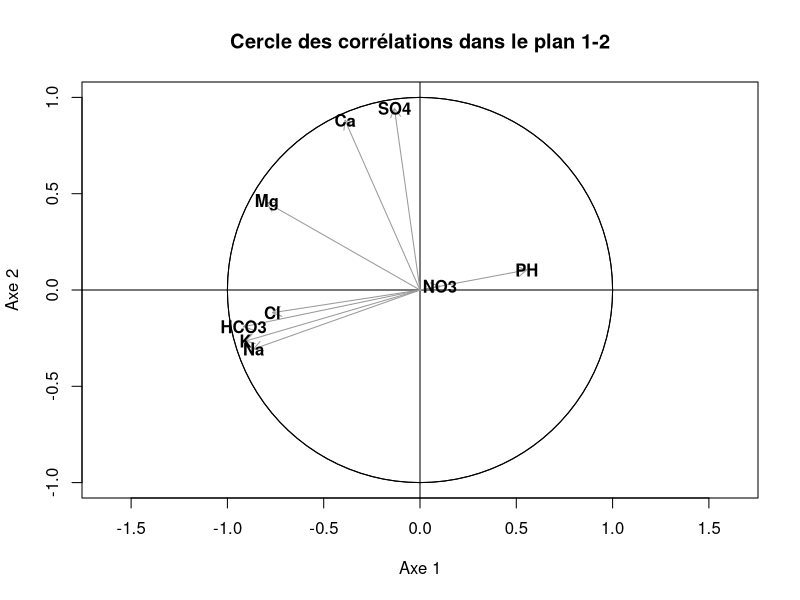
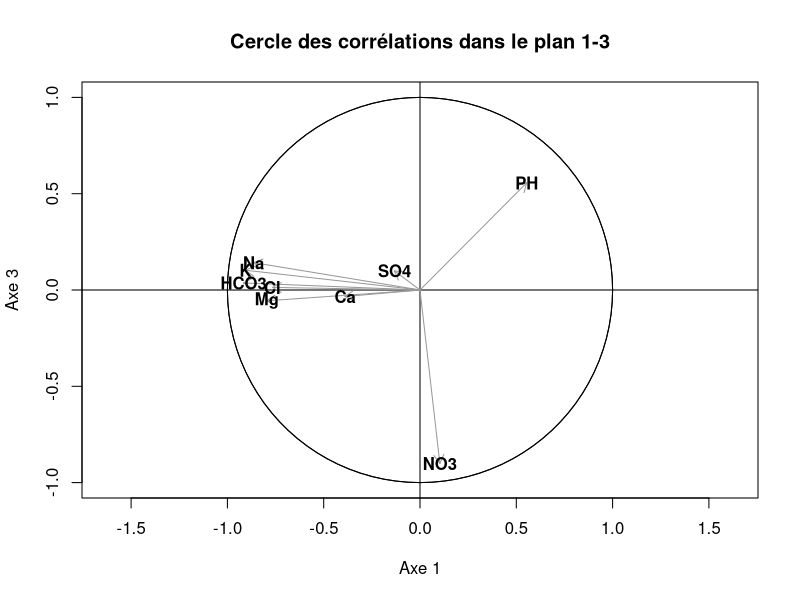
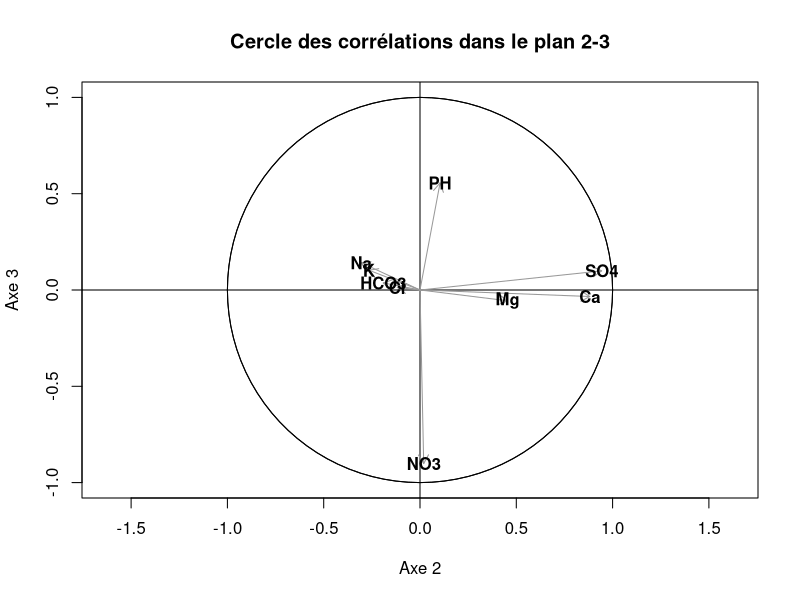
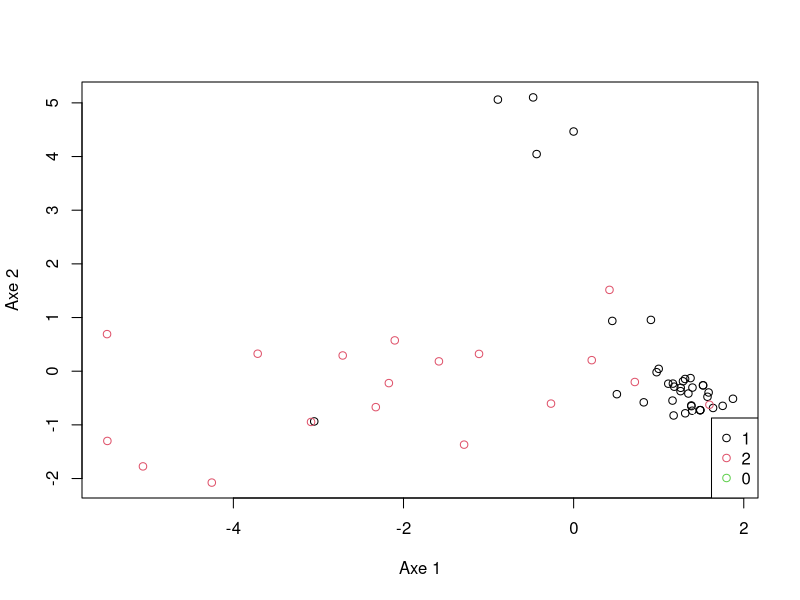

These figures' R source, in order:
library(plotrix)
library(ade4)

acpn = function(data_in, round_precision = 3){  
  result = list()
  
  result$source = data_in
  #Filtre
  result$raw_data = na.omit(data_in[sapply(data_in, is.numeric)])
  result$matrix = as.matrix(result$raw_data, rownames.force = NA)
  num_row = nrow(result$raw_data)
  num_col = ncol(result$raw_data)
  
  #Moyenne
  result$mean = apply(result$matrix, 2, mean)
  result$meanmatrix = t(matrix( rep(x=result$mean, num_row), nrow = num_col, byrow = FALSE))

  #Centrage avec scale
  result$autocen = scale(result$matrix, center = TRUE, scale = FALSE)
  #Centrage/Reduction avec scale
  result$autocenred = scale(result$matrix, center = TRUE, scale = TRUE)

  #Centrage sans scale
  result$cen = result$matrix - result$meanmatrix

  #Variance/co-variance
  result$var = t(result$cen) %*% result$cen / (num_row - 1)
    
  #Centrage/Reduction sans scale
  result$stddev = diag(sapply(diag(as.matrix(result$var)), function(x){1/sqrt(x)}))
  result$cenred = result$cen %*% result$stddev
  
  #Correlation
  result$cor = t(result$cenred) %*% result$cenred / (num_row - 1)
  
  #Valeurs propres
  eigen_full = eigen(result$cor)
  result$eigen$values = eigen_full$values[eigen_full$values>1.0]
  result$eigen$vectors = eigen_full$vectors[,1:length(result$eigen$values)]
  
  #Composantes principales
  result$comp = result$cenred %*% result$eigen$vectors
  
  #Rapport de l'inertie
  result$inertiaratio = result$eigen$values / num_col
  
  #Inertie cumulée
  result$inertiasum = round(sum(result$inertiaratio),3)*100

  #Contribution relative des individus
  result$qlti = (result$comp)^2
  for (i in 1:nrow(result$qlti)) {
    for (k in 1:ncol(result$qlti)) {
      result$qlti[i,k] = result$qlti[i,k] / (sum(result$comp[i,]^2))
    }
  }
  result$qtli = round(result$qlti, round_precision)
  
  #Contribution absolue des individus
  result$ctri = (result$comp)^2
  for (i in 1:nrow(result$ctri)) {
    for (k in 1:ncol(result$ctri)) {
      result$ctri[i,k] = result$ctri[i,k] / (ncol(result$ctri)*result$eigen$values[k])
    }
  }
  result$ctri = round(result$ctri, round_precision)
  
  #Matrice des coordonnées de variables
  D = diag(sapply(as.matrix(result$eigen$values), sqrt))
  result$coords = result$eigen$vectors %*% D
  
  #Contribution relative des variables
  result$qltv = (result$coords)^2
  for (j in 1:nrow(result$qltv)) {
    for (k in 1:ncol(result$qltv)) {
      result$qltv[j,k] = result$qltv[j,k] / (sum(result$coords[j,]^2))
    }
  }
  result$qtlv = round(result$qltv, round_precision)
  
  #Contribution absolue des variables
  result$ctri = (result$comp)^2
  for (i in 1:nrow(result$ctri)) {
    for (k in 1:ncol(result$ctri)) {
      result$ctri[i,k] = result$ctri[i,k] / (ncol(result$ctri)*result$eigen$values[k])
    }
  }
  result$ctri = round(result$ctri, round_precision)
  
  #Cercle de corrélation
  apply(combn(1:length(result$eigen$values), 2), 2, function(combi){
    axis1 = result$coords[,combi[1]]
    axis2 = result$coords[,combi[2]]
    par(mfrow=c(1,1))
    plot(axis1, axis2, xlim=c(-1,1), ylim=c(-1,1), asp = 1, type = "n", xlab = sprintf("Axe %d",combi[1]), ylab = sprintf("Axe %d",combi[2]), main = sprintf("Cercle des corrélations dans le plan %d-%d", combi[1], combi[2]) )
    abline(h=0,v=0)
    draw.circle(x = 0, y = 0, radius = c(1,1))
    arrows(0, 0, axis1, axis2, length = 0.10, code = 2, col = gray(0.6))
    text(x=axis1, y=axis2, labels = colnames(result$raw_data), font=2) 
  })
  
  #Retour
  return(result)
}

addIndiv = function(acp, indiv){
  return( t(scale(as.matrix(na.omit(indiv[sapply(indiv, is.numeric)]), rownames.force = NA), center = TRUE, scale = TRUE) %*% acp$eigen$vectors ))
}


waters <- read.table("./Eaux2018 FM.txt", header=TRUE, sep="\t")
active.waters <- waters[waters$Pays %in% "France",] 
supp.waters <- waters[waters$Pays %in% "Maroc",] 
acp_waters = acpn(active.waters)

supps = t(addIndiv(acp_waters, supp.waters))

water_type = c()
for(i in rownames(acp_waters$comp)){
  type = acp_waters$source$Nature[strtoi(i)]
  v = 0
  print(type)
  if(is.na(type)){}
  else if(type == "plat"){
    v=1
  }else if(type == "gaz"){
    v=2
  }
  water_type = c(water_type, v)
}

plot(acp_waters$comp[,1], acp_waters$comp[,2], xlab = "Axe 1", ylab = "Axe 2", col=water_type)
legend(x = "bottomright",legend=unique(water_type),col=1:length(water_type),pch=1)

#eaux_actives <- filter(eaux, Pays== "France")
dudi = dudi.pca(df = acp_waters$raw_data, scannf = FALSE, nf = 3)

acp_waters$matrix[setdiff(c(1:nrow(acp_waters$matrix)), unique(unlist(apply(acp_waters$matrix, 2, function(x){which(x %in% boxplot.stats(x)$out)})))),]
